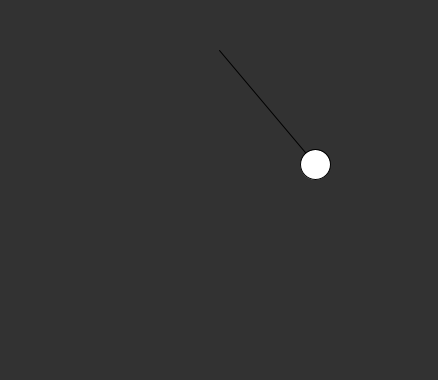
Frame 1 (no input)
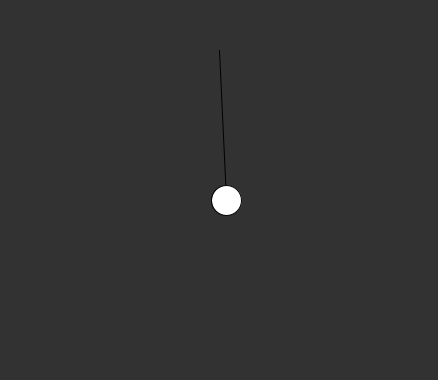
Frame 60 (the mouse pressed at the canvas centre just before this capture)
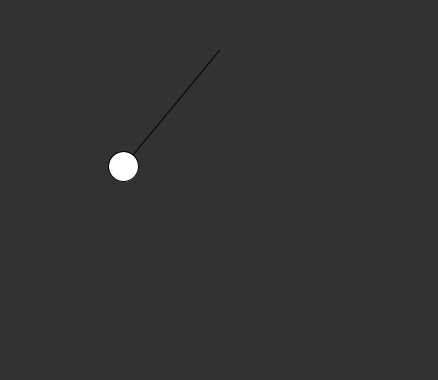
Frame 120 (the mouse held since frame 60 and released just before this capture)

The Processing sketch that drew these frames (run headless with seeded random() and noise(); from frame 60 on, the mouse is pressed at the canvas centre):

// Processing sketch: processing_150954
// ── processing_150954.pde

/* Ejercicio: Simular el modelo de péndulo introducido. */
Bola b;
PVector gravity = new PVector(0,9.8);
PVector posicion = new PVector(219, 50);
float longitud = 220;
float delta_t = 0.1;

void setup(){
  size(438,380);
  b  = new Bola(posicion, 150);
}

void draw(){
  background(50);
  b.run();
}
class Bola {
  PVector origen;
  PVector aceleracion;
  PVector velocidad;
  PVector pos;
  float posX, posY;
  float longitud_p;
  float masa = 20;
  PVector pes;
  float angle;
  float delta_t = 0.1;
  
  Bola(PVector posicion, float longi){
    origen = posicion.get();
    longitud_p = longi;
    pos = new PVector();
    //angle = PI/4;
    aceleracion = new PVector();
    velocidad = new PVector();
    posX = origen.x + longitud_p*sin(radians(40));
    posY = origen.y + longitud_p*cos(radians(40));
    pos.set(posX,posY);
    pes = gravity.get();
    pes.mult(masa);
  }
    
  void calcularForce() {
    float centripeta;
    PVector tension;
    float mgcos;
    PVector dir_cuerda = new PVector();
    PVector dir_unitaria = new PVector();
    
    dir_cuerda.x = pos.x - origen.x;
    dir_cuerda.y = pos.y - origen.y;
    
    centripeta =(masa * pow(velocidad.mag(),2))/longitud_p;
    dir_unitaria.set(dir_cuerda);
    dir_unitaria.normalize();
    //dir_cuerda.normalize(dir_unitaria);
    mgcos = proyeccion(pes, dir_cuerda);
    tension = PVector.mult(dir_unitaria, (-(centripeta +mgcos)));
    
    applyForce(pes);
    applyForce(tension);
    
  }
  
  float proyeccion(PVector vector1, PVector vector2) 
  {
    float pr = 0;
    if( (vector1.mag() != 0) && (vector2.mag() != 0) ){
      pr = vector1.dot(vector2) / vector2.mag();
    }
    return pr;
  }
  
  void applyForce(PVector force) {
    PVector f = PVector.div(force.get(), masa);
    aceleracion.add(f);
  }
  
  void run(){
    update();
    display();
  }
  
  void update(){
    calcularForce();
    
    velocidad.sub(PVector.mult(aceleracion, delta_t));
    pos.sub(PVector.mult(velocidad,delta_t));
    
    aceleracion.set(0,0);
  }
    
  void display() {
    fill(255);
    line(origen.x,origen.y, pos.x,pos.y);
    ellipse(pos.x,pos.y, 30,30);
  }
}
    
